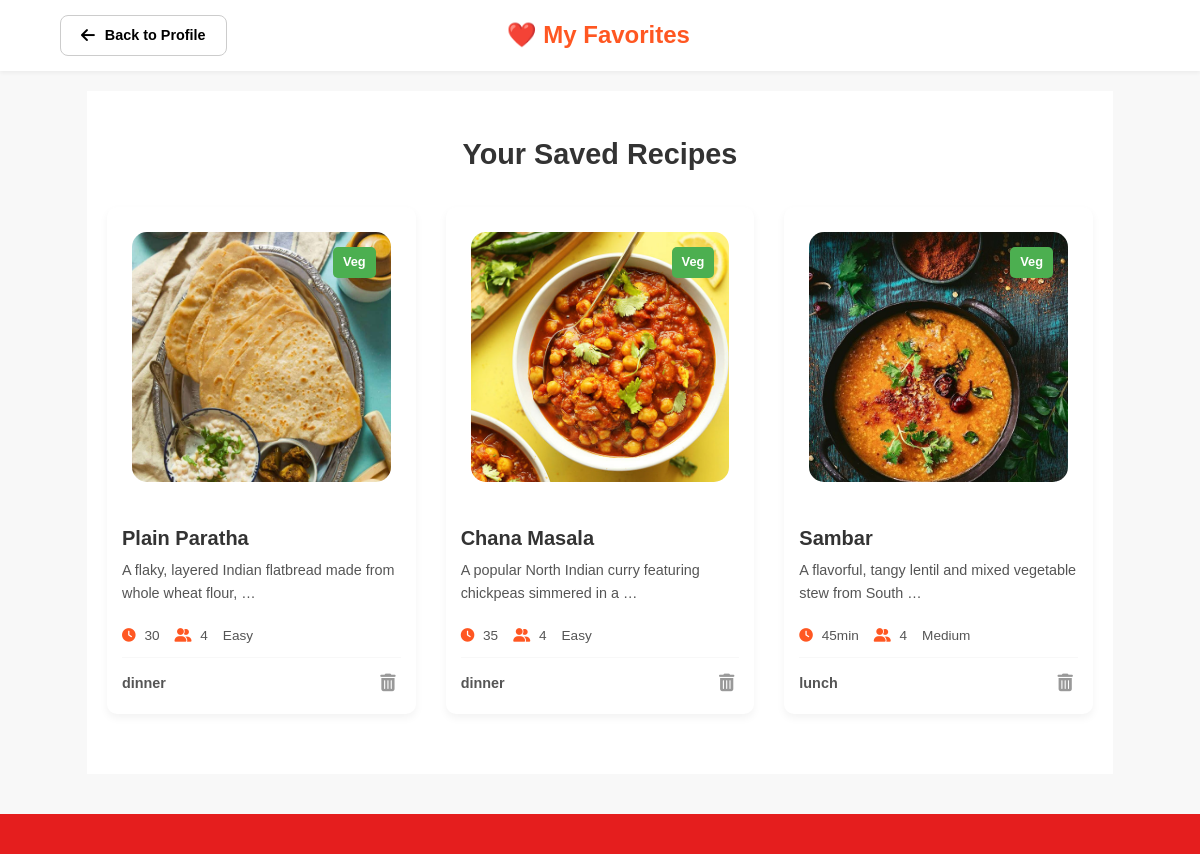
The app's page /accounts/favorites/ (signed in) with its own data.
### recipes/models.py (models this page shows, shortened)
class Recipe(models.Model):
    CATEGORY_CHOICES = [
        ('veg', 'Veg'),
        ('non-veg', 'Non-Veg'),
    ]
    MEAL_CHOICES = [
        ('breakfast', 'Breakfast'),
        ('lunch', 'Lunch'),
        ('dinner', 'Dinner'),
    ]
    RECIPE_TYPE_CHOICES = [
        ('sweet', 'Sweet'),
        ('meals', 'Meals'),
        ('side', 'Side Dish'),
        ('snacks', 'Snacks'),
    ]
    DIFFICULTY_CHOICES = [
        ('easy', 'Easy'),
        ('medium', 'Medium'),
        ('hard', 'Hard'),
    ]
    name = models.CharField(max_length=200)
    short_description = models.TextField()
    instructions = models.TextField()
    image = models.ImageField(upload_to='recipes/')
    category = models.CharField(max_length=20, choices=CATEGORY_CHOICES)
    meal_time = models.CharField(max_length=20, choices=MEAL_CHOICES)
    recipe_type = models.CharField(max_length=20, choices=RECIPE_TYPE_CHOICES)
    created_by = models.ForeignKey(User, on_delete=models.CASCADE)
    cook_time = models.CharField(
        max_length=50,
        help_text="e.g., '25 min', '1 hr 15 min'"
    )
    servings = models.IntegerField(
        default=4,
        help_text="Number of people this recipe serves"
    )
    difficulty = models.CharField(
        max_length=20,
        choices=DIFFICULTY_CHOICES,
        default='easy'
    )
    cuisine = models.CharField(
        max_length=100,
        help_text="e.g., 'Mediterranean', 'Indian', 'Italian'"
    )

### accounts/views.py (the view)
# urls.py: path('favorites/', views.favorites_list, name='favorites'),
@login_required
def favorites_list(request):
    favorites = Favorite.objects.filter(user=request.user).select_related('recipe')
    recipes = [favorite.recipe for favorite in favorites]
    context = {'recipes': recipes}
    return render(request, 'accounts/favorites.html', context)

### accounts/templates/accounts/favorites.html (shortened to what this page needs)
{% load static %}
<!DOCTYPE html>
<html lang="en">
<head>
    <link rel="stylesheet" href="{% static 'style.css' %}">
</head>
<body>
    <nav class="navbar favorites-navbar-fixed">
    <a href="{% url 'profile' %}" class="btn user-profile-btn back-btn nav-back-button">
        <i class="fas fa-arrow-left"></i> Back to Profile
    </a>
    <h1 class="favorites-page-title">❤️ My Favorites</h1>
</nav>
    <main>
        <div class="container" style="padding-top: 40px; padding-bottom: 60px;">
            <h2 style="text-align: center; margin-bottom: 30px; font-size: 1.8em;">Your Saved Recipes</h2>
            {% if recipes %}
                <div class="card-grid">
                    {% for recipe in recipes %}
                        <div class="card">
                            <a href="{% url 'recipe_detail' recipe.id %}" class="image-link">
                                <div class="image-container">
                                    {% if recipe.image %}
                                        <img src="{{ recipe.image.url }}" alt="{{ recipe.name }}">
                                    {% else %}
                                        <div style="width:100%; height:100%; display:flex; align-items:center; justify-content:center; background:#eee; font-size:3rem;">🍲</div>
                                    {% endif %}
                                    <span class="category-tag {{ recipe.category }}">{{ recipe.get_category_display }}</span>
                                </div>
                            </a>
                            <div class="card-body">
                                <h3><a href="{% url 'recipe_detail' recipe.id %}">{{ recipe.name }}</a></h3>
                                <p class="description">{{ recipe.short_description|truncatewords:10 }}</p>
                                <div class="card-meta">
                                    <span class="meta-item"><i class="fas fa-clock"></i> {{ recipe.cook_time }}</span>
                                    <span class="meta-item"><i class="fas fa-user-friends"></i> {{ recipe.servings }}</span>
                                    <span class="meta-item">{{ recipe.get_difficulty_display }}</span>
                                </div>
                                <div class="card-footer">
                                    <span class="recipe-cuisine">{{ recipe.meal_time }}</span>
                                    <form action="{% url 'toggle_favorite' recipe.id %}" method="POST" style="display:inline;">
                                        <button type="submit" class="remove-fav-btn" title="Remove from favorites">
                                            <i class="fas fa-trash-alt"></i>
                                        </button>
                                    </form>
                                </div>
                            </div>
                        </div>
                    {% endfor %}
                </div>
            {% endif %}
        </div>
    </main>
    <footer>
        </footer>
</body>
</html>

### static/style.css (style rules this page uses)
:root { --primary-color: #ff5722; --secondary-color: #333; --text-color: #555; --light-bg: #f8f8f8; --white: #fff; --card-shadow: 0 4px 8px rgba(0, 0, 0, 0.05); }
html { scroll-behavior: smooth; }
* { box-sizing: border-box; margin: 0; padding: 0; }
body { font-family: Arial, sans-serif; line-height: 1.6; background-color: var(--light-bg); color: var(--text-color); }
a { text-decoration: none; color: var(--primary-color); transition: color 0.2s ease; }
main { padding: 0 5%; }
h1, h2, h3 { color: var(--secondary-color); margin-bottom: 0.5em; }
.btn { display: inline-block; padding: 10px 20px; border-radius: 5px; text-align: center; cursor: pointer; font-weight: bold; transition: background-color 0.3s ease; border: none; }
.btn.user-profile-btn { background-color: #ffffff; color: #000000; border: 1px solid #ccc; border-radius: 8px; padding: 8px 20px; font-weight: bold; display: inline-flex; align-items: center; gap: 10px; text-transform: none; transition: all 0.3s ease; text-decoration: none; }
.btn.user-profile-btn i { font-size: 1.1em; color: #000; }
.navbar { display: flex; justify-content: space-between; align-items: center; padding: 15px 5%; background-color: var(--white); box-shadow: 0 2px 4px rgba(0, 0, 0, 0.05); position: sticky; top: 0; z-index: 1000; }
.card-grid { display: grid; grid-template-columns: repeat(auto-fit, minmax(300px, 1fr)); gap: 30px; max-width: 1000px; margin: 0 auto; justify-content: center; }
.card { background: var(--white); border-radius: 10px; overflow: hidden; box-shadow: var(--card-shadow); transition: transform 0.3s ease; }
.image-container { margin: 25px; border-radius: 15px; position: relative; height: 250px; overflow: hidden; }
.image-container img { width: 100%; height: 250px; object-fit: cover; }
.category-tag { position: absolute; top: 15px; right: 15px; padding: 5px 10px; border-radius: 5px; color: var(--white); font-size: 0.8em; font-weight: bold; }
.category-tag.veg { background-color: #4CAF50; }
.card-body { padding: 15px; }
.card-body h3 { font-size: 1.25em; margin-bottom: 5px; }
.card-body a { color: var(--secondary-color); }
.description { font-size: 0.9em; color: var(--text-color); margin-bottom: 10px; }
.card-meta { display: flex; gap: 15px; font-size: 0.85em; color: var(--text-color); padding: 10px 0; border-bottom: 1px solid var(--light-bg); }
.card-meta i { margin-right: 5px; color: var(--primary-color); }
.card-footer { display: flex; justify-content: space-between; align-items: center; padding-top: 10px; }
.recipe-cuisine { font-weight: bold; color: var(--text-color); font-size: 0.9em; }
.remove-fav-btn { background: none; border: none; cursor: pointer; font-size: 1.1em; color: #999; padding: 5px; transition: color 0.3s ease; }
footer { text-align: center; padding: 20px 5%; background-color: rgb(229, 30, 30); color: var(--light-bg); margin-top: 40px; font-size: 0.85em; }
.container { max-width: 1100px; margin: 20px auto; padding: 20px; background-color: var(--white); box-shadow: none; line-height: 1.6; }
.favorites-navbar-fixed { display: flex; justify-content: space-between; align-items: center; padding: 15px 5%; width: 100%; }
.favorites-page-title { flex-grow: 1; text-align: center; margin: 0; font-size: 1.5em; color: var(--primary-color); }
.nav-back-button { flex-shrink: 0; font-size: 0.9em; padding: 8px 15px; border: 1px solid #ccc; background-color: transparent; color: var(--secondary-color); }
@media screen and (max-width: 1200px) { .container { max-width: 95%; } }

### records on screen
Recipe: image (picture), category "Veg", name "Plain Paratha", short_description "A flaky, layered Indian flatbread made from whole wheat flour, …", cook_time "30", servings "4", difficulty "Easy", meal_time "dinner"
Recipe: image (picture), category "Veg", name "Chana Masala", short_description "A popular North Indian curry featuring chickpeas simmered in a …", cook_time "35", servings "4", difficulty "Easy", meal_time "dinner"
Recipe: image (picture), category "Veg", name "Sambar", short_description "A flavorful, tangy lentil and mixed vegetable stew from South …", cook_time "45min", servings "4", difficulty "Medium", meal_time "lunch"
